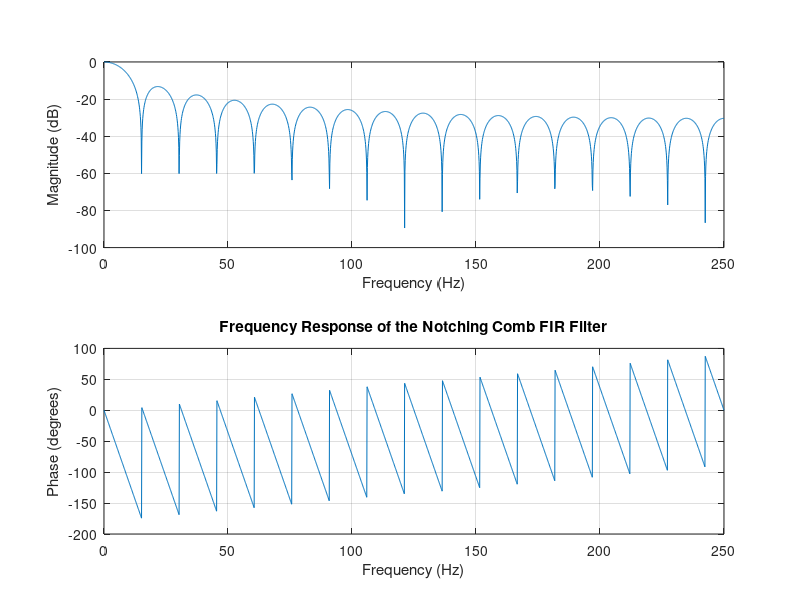

MATLAB code to generate this figure:
%% Parameters
fs = 500;           % Sampling frequency (Hz), must be multiple of 15
f0 = 15;             % Fundamental notch frequency (Hz)
N  = fs/f0;          % Filter length

N = 33;

%% Design the FIR (moving-average) filter
b = (1/N)*ones(1, N);  % FIR coefficients
a = 1;                 % Denominator for an FIR filter

%% Verify DC Gain
dc_gain = sum(b);      % Should be 1
fprintf('DC gain = %f\n', dc_gain);

%% Plot frequency response
figure;
freqz(b, a, 2048, fs);
title('Frequency Response of the Notching Comb FIR Filter');
